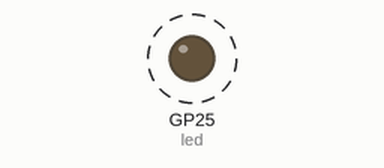
This program was run on a simulated Raspberry Pi Pico running MicroPython. Parts: output pins drawn as LEDs (lit = HIGH). Dashed ring = blinking. What the program prints to the serial console is not drawn. At 12.0 s the program stops and its outputs stay as they are.

Above: at 0.05 s.
Timing chart, 0 to 3.0 s (numbered marks = the images above):
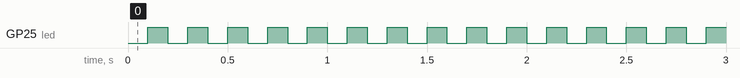

Measured:
- by itself, GP25 (led): alternates HIGH for 0.10 s and LOW for 0.10 s, 120 changes in all, then stays LOW

The program:

09_02_01_timer_avanzado.py
```python
from machine import Pin, Timer
from utime import  sleep

led = Pin('LED', Pin.OUT)

numero_parpadeos = 0

def tick(timer):
    global numero_parpadeos
    led.toggle()
    numero_parpadeos += 1

frecuencia_parpadeo = 10

mi_temporizador = Timer()
mi_temporizador.init(freq=frecuencia_parpadeo, mode=Timer.PERIODIC, callback=tick) # 10 parpadeos por segundo

x = 0

x_final = 10
pausa = 1.2
while x < x_final:
    print(x)
    x += 1
    sleep(pausa)

mi_temporizador.deinit()
# debe salir pausa * x_final * frecuencia_parpadeo
print(f'Se acabó el parpadeo tras {numero_parpadeos}')
```
